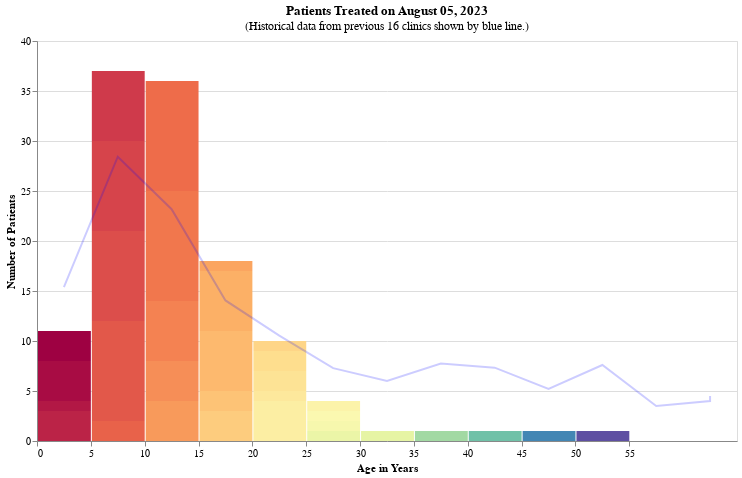

Notebook cell for this chart:
### Code cell
#Chart most recent clinic with line showing historical average
line = alt.Chart(grouped_avg).mark_line(color='blue', strokeOpacity=0.2).encode(
    alt.X('age_in_years:Q',title='Age in Years',bin = alt.Bin(maxbins=20)),
    y = 'count:Q',
)

bars = alt.Chart(df_merged_latest).mark_bar().encode(
 alt.X('age_in_years', bin = alt.Bin(maxbins=20)),
    y = alt.Y('count()',title='Number of Patients'),
    color = alt.Color('age_in_years',scale = alt.Scale(scheme = "spectral"),legend=None),
)

alt.layer(bars,line).properties(
    width=700,
    height=400,
    title = alt.Title(
'Patients Treated on '+
    str(most_recent.strftime("%B %d, %Y")), subtitle = " (Historical data from previous "+str(total_clinics)+" clinics shown by blue line.)"
))
